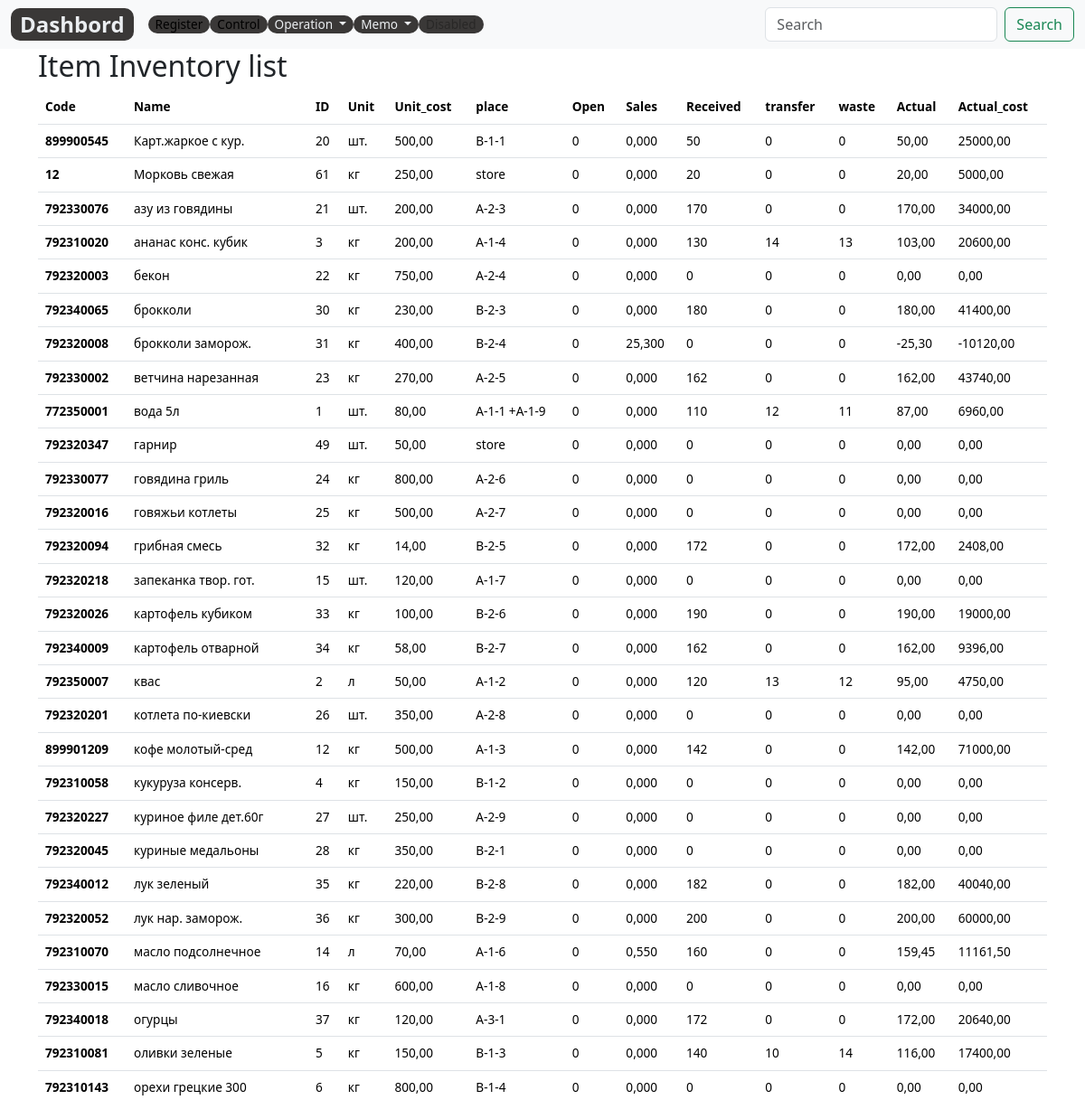
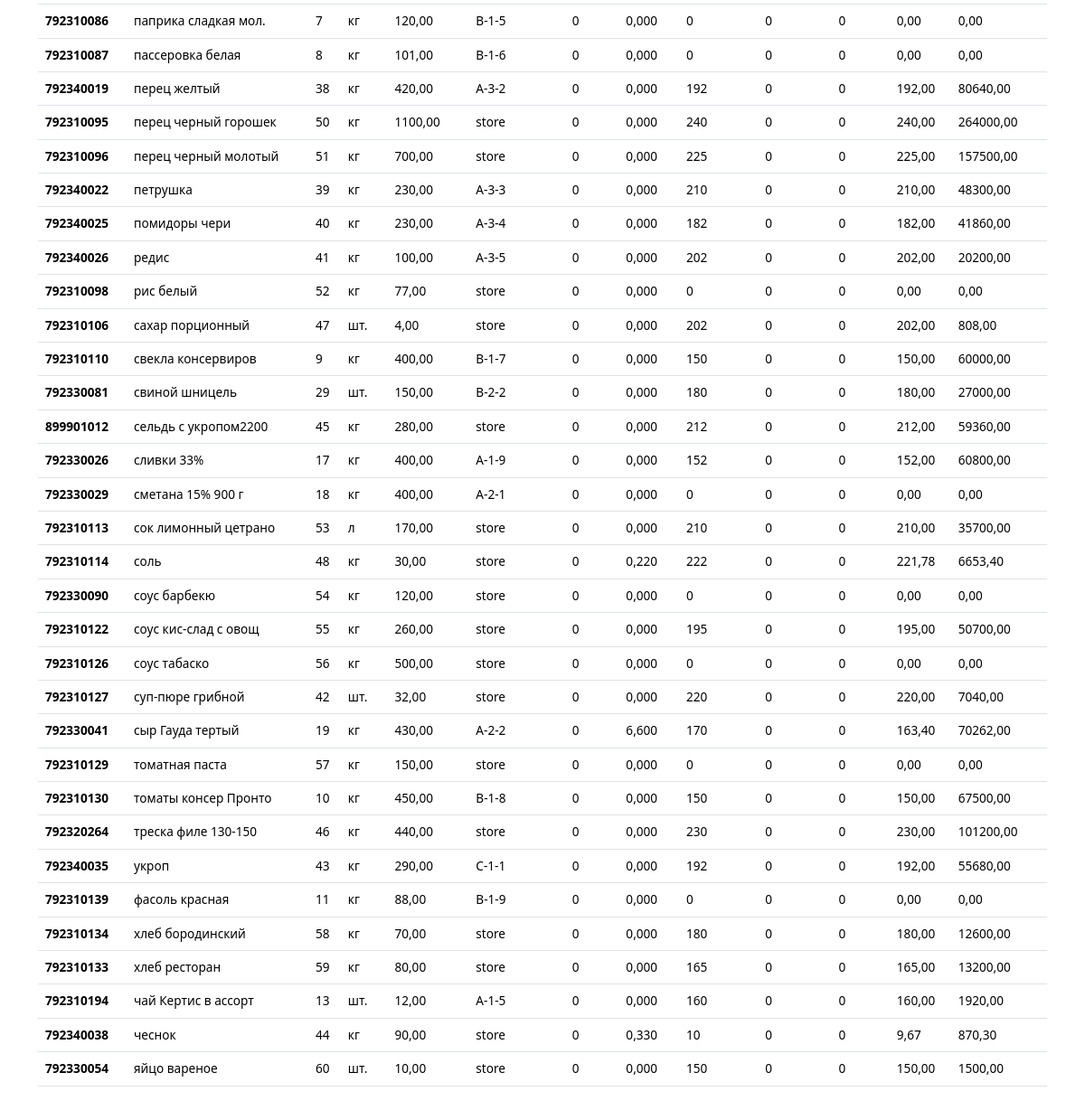
Page /control/inventory/ on the earlier database version (2 pictures, top to bottom).
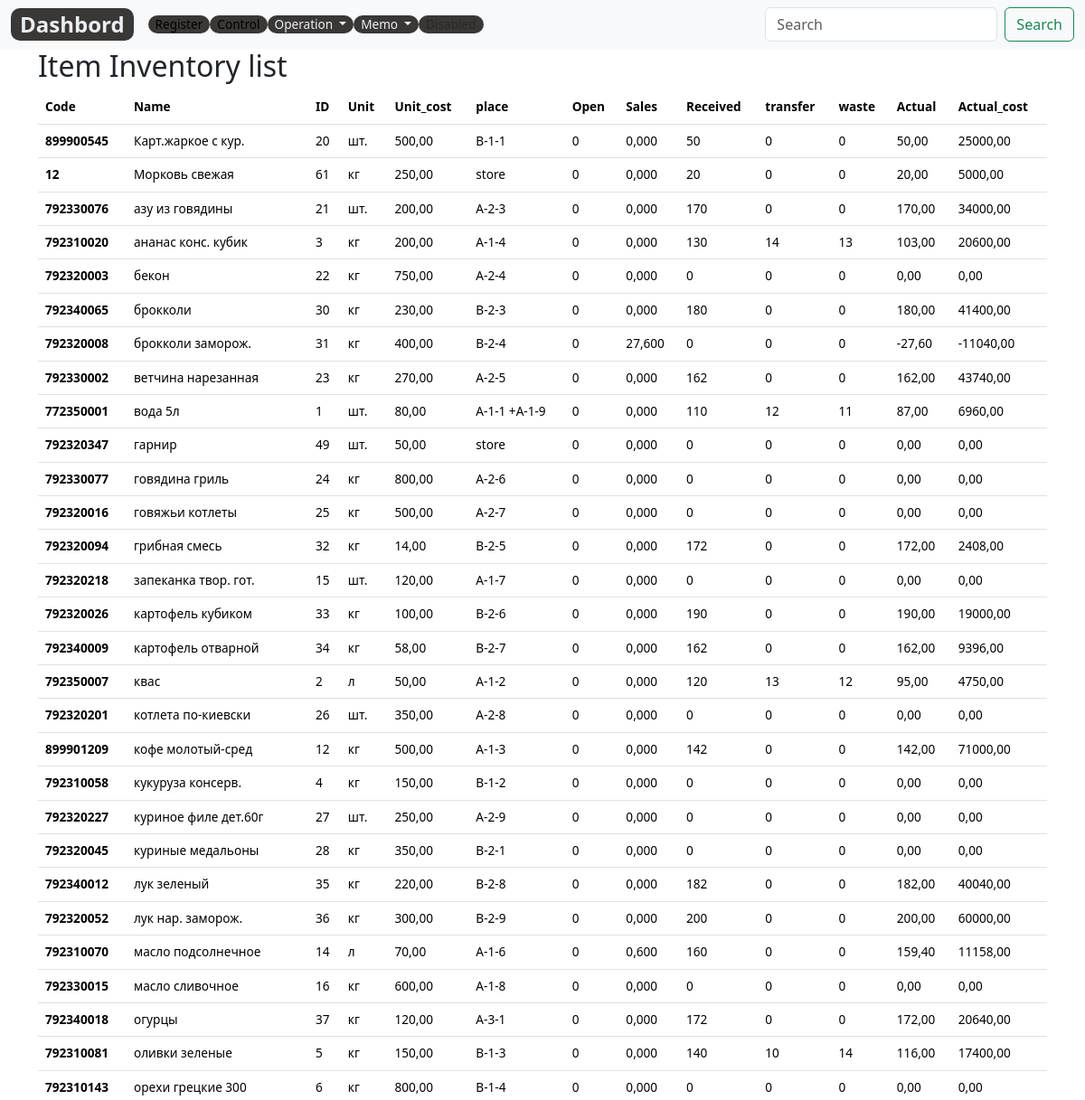
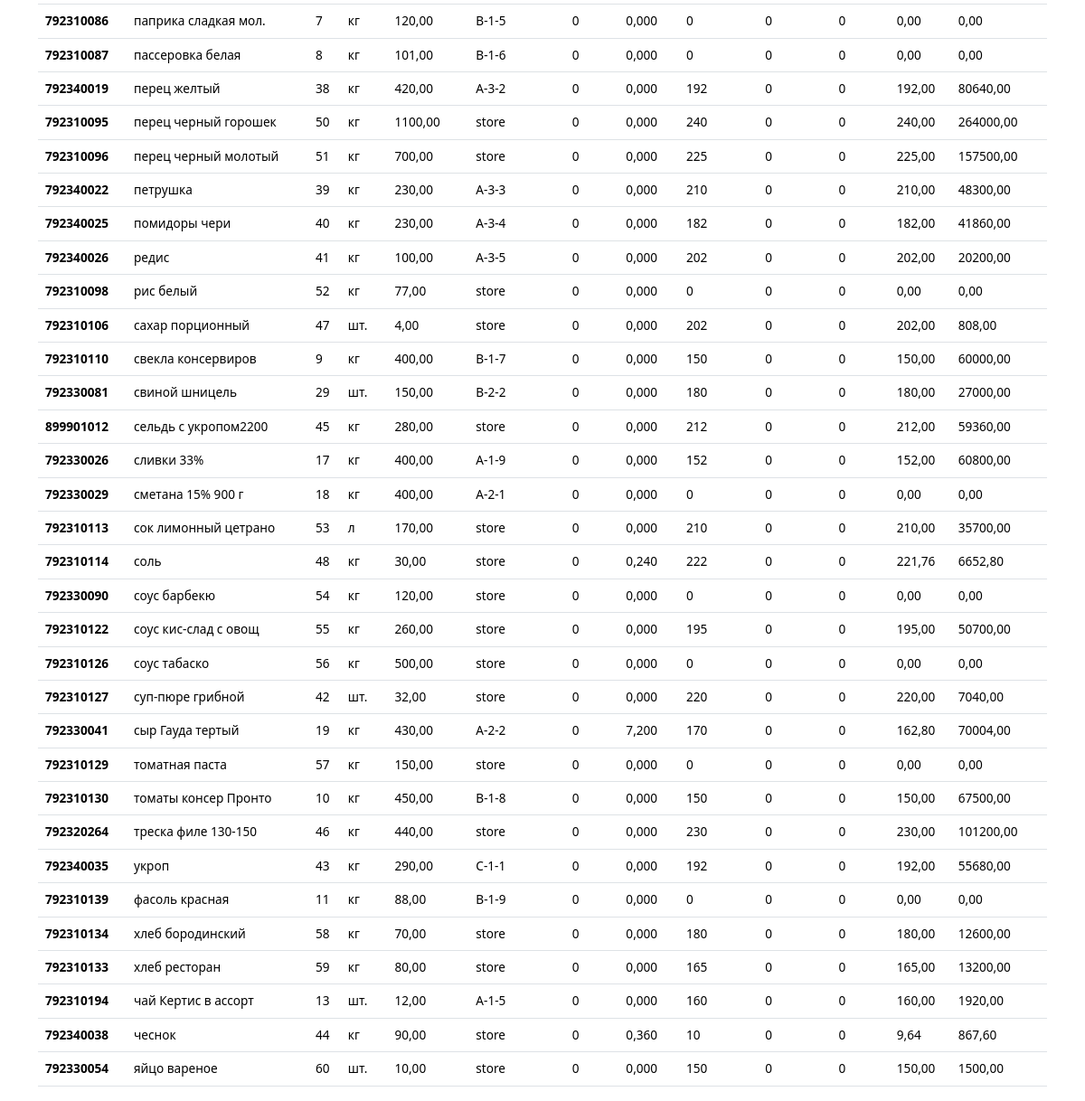
Same page on the later database version (2 pictures, top to bottom).
### control/models.py (models this page shows, shortened)
class StockItem(models.Model):
    code=models.DecimalField(max_digits=12, help_text="Не более 12 знаков",decimal_places=0,null=True,verbose_name='Код')
    name = models.CharField(max_length=200, help_text="Не более 200 знаков", db_index=True)
    slug= models.SlugField(max_length=255, verbose_name='Url')
    daily_requirement= models.DecimalField(verbose_name='Суточная потребность', null=True, max_digits=10, decimal_places=4)
    unit = models.CharField(max_length=10,verbose_name='Ед.изм.',  choices=UNITS, null=True ,default='kg')
    unit_cost = models.DecimalField(max_digits=10, help_text="Не более 10 знаков",decimal_places=2, null=True)
    place = models.CharField(max_length=100,verbose_name='Место', null=True ,default='store')
    open=models.DecimalField(max_digits=10, help_text="Не более 10 знаков", decimal_places=0, null=True, default=0)
    sales =	models.DecimalField(max_digits=10, help_text="Не более 10 знаков", decimal_places=3, default=0)
    received = models.DecimalField(max_digits=10, help_text="Не более 10 знаков", null=True, decimal_places=0, default=0)
    transfer =models.DecimalField(max_digits=10, help_text="Не более 10 знаков",null=True, decimal_places=0, default=0)
    waste=models.DecimalField(max_digits=10, help_text="Не более 10 знаков",null=True, decimal_places=0, default=0)
    actual=models.DecimalField(max_digits=10, help_text="Не более 10 знаков", decimal_places=0, default=0)
    actual_cost=models.DecimalField(max_digits=12, help_text="Не более 12 знаков", decimal_places=2, default=0)
    class Meta:
        ordering = ['name']
        verbose_name = 'Остаток'
        verbose_name_plural = 'Остатки'
    @property
    def get_actual(self):
        return self.open-self.sales+self.received-self.transfer-self.waste
    @property
    def get_actual_cost(self):
        return (self.open-self.sales+self.received-self.transfer-self.waste )*self.unit_cost
    objects = DataFrameManager()

### control/views.py (the view)
# urls.py: path('inventory/', InventoryListView.as_view(), name='inventory'),
class InventoryListView(ListView):
    model = StockItem
    template_name='lists/inventory_list.html'
    context_object_name='stockitems'

### control/templates/lists/inventory_list.html (shortened to what this page needs)
{% extends 'base_simple.html' %}
{% block content %}
<div class="container">
  <h2>Item Inventory list</h2>
  <table class="table">
    <thead>
      <tr>
        <th scope="col">Code</th>
        <th scope="col">Name</th>
        <th scope="col">ID</th>
        <th scope="col">Unit</th>
        <th scope="col">Unit_cost</th>
        <th scope="col">place</th>
        <th scope="col">Open</th>
        <th scope="col">Sales</th>
        <th scope="col">Received</th>
        <th scope="col">transfer</th>
        <th scope="col">waste</th>
        <th scope="col">Actual</th>
        <th scope="col">Actual_cost</th>
      </tr>
    </thead>
    <tbody>
      {% for stockitem in stockitems%}
      <tr>
        <th scope="row">{{stockitem.code}}</th>
        <td>{{stockitem.name}}</td>
        <td>{{stockitem.id}}</td>
        <td>{{stockitem.unit}}</td>
        <td>{{stockitem.unit_cost}}</td>
        <td>{{stockitem.place}}</td>
        <td>{{stockitem.open}}</td>
        <td>{{stockitem.sales}}</td>
        <td>{{stockitem.received}}</td>
        <td>{{stockitem.transfer}}</td>
        <td>{{stockitem.waste}}</td>
        <td>{{stockitem.get_actual |floatformat:2}}</td>
        <td>{{stockitem.get_actual_cost|floatformat:2 }}</td>
      </tr>
      {% endfor %}
    </tbody>
  </table>
</div>
{% endblock %}

### templates/base_simple.html (shortened to what this page needs)
{% load static %}
{% load bootstrap5 %}
<!DOCTYPE html>
<html lang="en">
<head>
  {% bootstrap_css %}
  <link rel="stylesheet" type="text/css" href="{% static 'css/style.css' %}">
</head>
<body>
  {% block navbar %}
  <nav class="navbar navbar-expand-lg bg-light">
    <div class="container-fluid">
      <a class="navbar-brand font1-b navbutt" href="{% url 'dashbord' %}">Dashbord</a>
      <div class="collapse navbar-collapse" id="navbarSupportedContent">
        <ul class="navbar-nav me-auto mb-2 mb-lg-0">
          <li class="nav-item">
            <a class="nav-link active navbutt" aria-current="page" href="{% url 'register' %}">Register</a>
          </li>
          <li class="nav-item">
            <a class="nav-link active navbutt" href="{% url 'control' %}">Control</a>
          </li>
          <li class="navbar-nav nav-item dropdown">
            <a class="nav-link dropdown-toggle navbutt" href="#" role="button" data-bs-toggle="dropdown"
              aria-expanded="false">
              Operation
            </a>
          </li>
          <li class="navbar-nav nav-item dropdown">
            <a class="nav-link dropdown-toggle navbutt" href="#" role="button" data-bs-toggle="dropdown"
              aria-expanded="false">
              Memo
            </a>
          </li>
          <li class="nav-item">
            <a class="nav-link disabled navbutt">Disabled</a>
          </li>
        </ul>
        <form class="d-flex" role="search">
          <input class="form-control me-2" type="search" placeholder="Search" aria-label="Search">
          <button class="btn btn-outline-success" type="submit">Search</button>
        </form>
      </div>
    </div>
  </nav>
  {% endblock %}
  {% block content %}CONTENT{% endblock %}
</body>
</html>

### mms22/static/css/style.css (style rules this page uses)
body { font-size: 0.85rem !important; }
.navbutt { color: #ebeef1; background: #3a3837; border-radius: 10px; padding: 0 10px; }
.font1-b { font-size: 1.5rem; font-weight: 600; }

Differences in the rows shown:
changed StockItem "брокколи заморож.": sales "25,300" → "27,600"; get_actual "-25,30" → "-27,60"; get_actual_cost "-10120,00" → "-11040,00"
changed StockItem "масло подсолнечное": sales "0,550" → "0,600"; get_actual "159,45" → "159,40"; get_actual_cost "11161,50" → "11158,00"
changed StockItem "соль": sales "0,220" → "0,240"; get_actual "221,78" → "221,76"; get_actual_cost "6653,40" → "6652,80"
changed StockItem "сыр Гауда тертый": sales "6,600" → "7,200"; get_actual "163,40" → "162,80"; get_actual_cost "70262,00" → "70004,00"
changed StockItem "чеснок": sales "0,330" → "0,360"; get_actual "9,67" → "9,64"; get_actual_cost "870,30" → "867,60"
